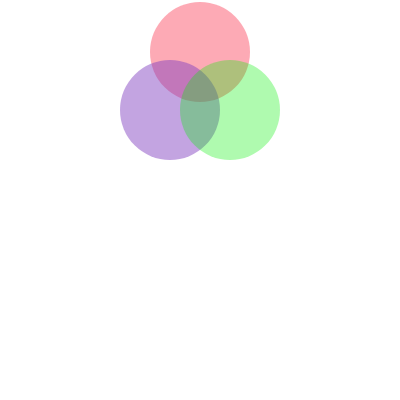
Frame 1 (no input)
Frame 60 (no input): identical to frame 1, image omitted
Frame 120 (the mouse pressed at the canvas centre since frame 60): identical to frame 1, image omitted

The p5.js sketch that drew this single still picture (run headless with seeded random() and noise() and a simulated clock; from frame 60 on, the mouse is pressed at the canvas centre):

// p5.js sketch
// ── sketch.js
function setup() {
  createCanvas(400, 400);
}

function draw() {
  background(255);
  noStroke();
  let c = color('violet');
  fill(250, 40, 66, 100);
  ellipse(200, 52, 100, 100);
  
  fill(127, 63, 191, 120);
  ellipse(170, 110, 100, 100);
 
  fill(0, 240, 0, 80);
  ellipse(230, 110, 100, 100);
}
